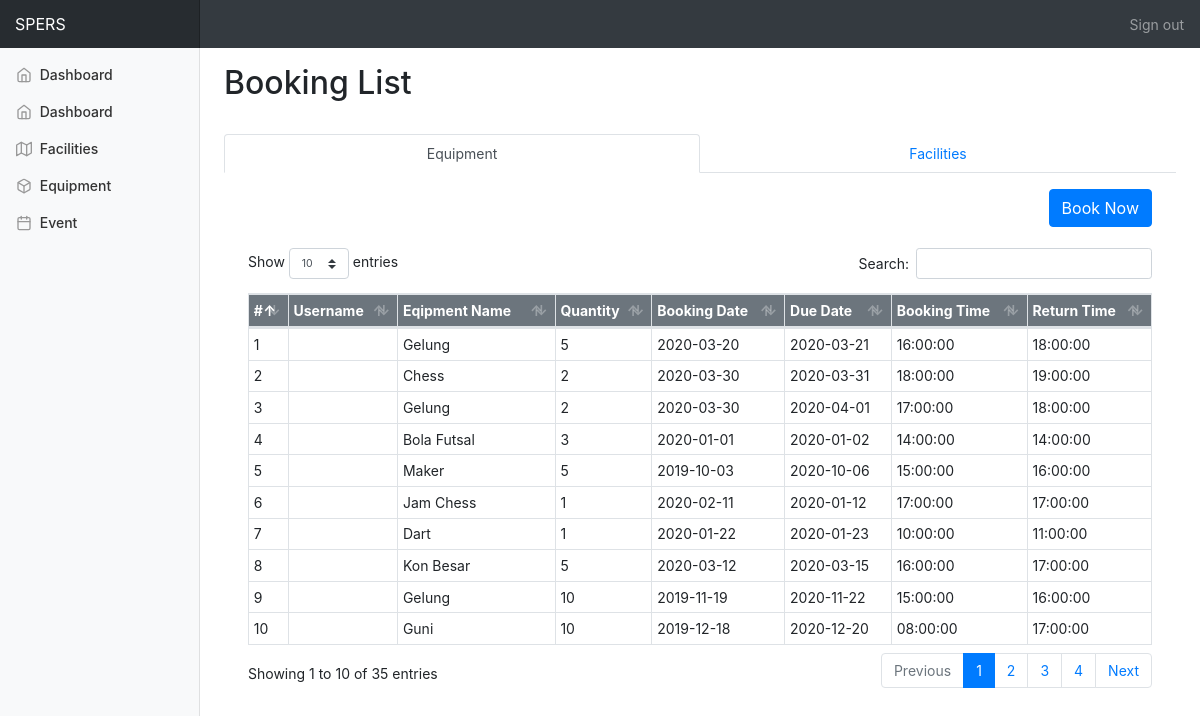
Screenshot of /admin/booking.php (signed in) with the database file from the repository.
### tables this page shows
CREATE TABLE `bookingequipment` (
  `id` int(11) NOT NULL,
  `user_id` int(11) NOT NULL,
  `equip_id` int(11) NOT NULL,
  `quantity` int(11) NOT NULL,
  `booking_date` date NOT NULL,
  `deadline_date` date NOT NULL,
  `booking_time` time NOT NULL,
  `deadline_time` time NOT NULL
);

CREATE TABLE `equipment` (
  `id` int(11) NOT NULL,
  `equip_name` varchar(30) NOT NULL,
  `equip_quantity` int(10) NOT NULL
);

### admin/booking_equipment.php (the view, shortened to what this page needs)
<div class="container-fluid">
  <div class="row">
    <main role="main" class="col-lg pt-3 px-4">
      <div class="row">
        <div class="col-md-6">
        </div>
        <div class="col-md-6">
          <div class="text-right">
            <button type="button" class="btn btn-primary" data-toggle="modal" data-target="#myModal">
              Book Now
            </button>
          </div>
        </div>
      </div><br>
        <div class="table-responsive">
          <table id="myTable" class="table table-bordered table-hover table-sm">
            <thead class="bg-secondary text-white">
              <tr>
                <th>#</th>
                <th>Username</th>
                <th>Eqipment Name</th>
                <th>Quantity</th>
                <th>Booking Date</th>
                <th>Due Date</th>
                <th>Booking Time</th>
                <th>Return Time</th>
              </tr>
            </thead>
            <tbody>
              <?php
                require '../model/connection.php';
                $num = "1";
                $sql = "SELECT c.username, b.equip_name, a.quantity, a.booking_date, a.deadline_date, a.booking_time, a.deadline_time
                        FROM bookingequipment a LEFT JOIN equipment b ON a.equip_id = b.id LEFT JOIN user c ON a.user_id = c.user_id ";
                $stmt = $conn->prepare($sql);
                $stmt->execute();
                $result = $stmt->get_result();
                while ($row = mysqli_fetch_array($result)):
              ?>
              <tr>
                <td><?php echo $num++; ?></td>
                <td><?php echo $row['username']; ?></td>
                <td><?php echo $row['equip_name']; ?></td>
                <td><?php echo $row['quantity']; ?></td>
                <td><?php echo $row['booking_date']; ?></td>
                <td><?php echo $row['deadline_date']; ?></td>
                <td><?php echo $row['booking_time']; ?></td>
                <td><?php echo $row['deadline_time']; ?></td>
              </tr>
              <?php endwhile ?>
            </tbody>
          </table>
        </div>
    </main>
  </div>
</div>

### css/dashboard.css (style rules this page uses)
body { font-size: .875rem; }

### rows the page displays
bookingequipment: equipment.equip_name "Gelung", quantity "5", booking_date "2020-03-20", deadline_date "2020-03-21", booking_time "16:00:00", deadline_time "18:00:00"
bookingequipment: equipment.equip_name "Chess", quantity "2", booking_date "2020-03-30", deadline_date "2020-03-31", booking_time "18:00:00", deadline_time "19:00:00"
bookingequipment: equipment.equip_name "Gelung", quantity "2", booking_date "2020-03-30", deadline_date "2020-04-01", booking_time "17:00:00", deadline_time "18:00:00"
bookingequipment: equipment.equip_name "Bola Futsal", quantity "3", booking_date "2020-01-01", deadline_date "2020-01-02", booking_time "14:00:00", deadline_time "14:00:00"
bookingequipment: equipment.equip_name "Maker", quantity "5", booking_date "2019-10-03", deadline_date "2020-10-06", booking_time "15:00:00", deadline_time "16:00:00"
bookingequipment: equipment.equip_name "Jam Chess", quantity "1", booking_date "2020-02-11", deadline_date "2020-01-12", booking_time "17:00:00", deadline_time "17:00:00"
bookingequipment: equipment.equip_name "Dart", quantity "1", booking_date "2020-01-22", deadline_date "2020-01-23", booking_time "10:00:00", deadline_time "11:00:00"
bookingequipment: equipment.equip_name "Kon Besar", quantity "5", booking_date "2020-03-12", deadline_date "2020-03-15", booking_time "16:00:00", deadline_time "17:00:00"
bookingequipment: equipment.equip_name "Gelung", quantity "10", booking_date "2019-11-19", deadline_date "2020-11-22", booking_time "15:00:00", deadline_time "16:00:00"
bookingequipment: equipment.equip_name "Guni", quantity "10", booking_date "2019-12-18", deadline_date "2020-12-20", booking_time "08:00:00", deadline_time "17:00:00"
